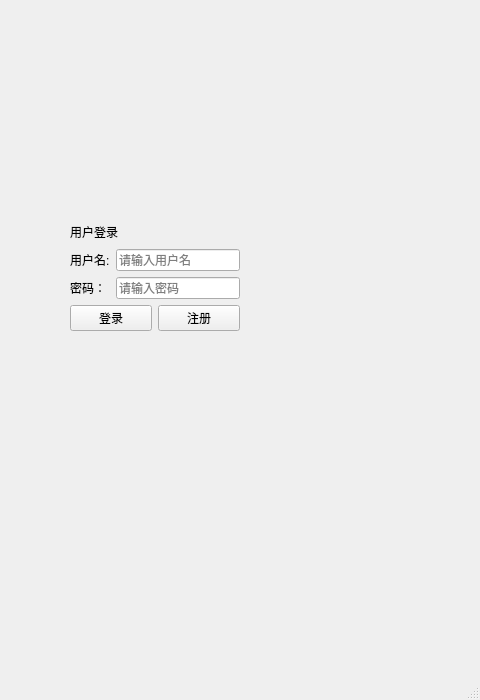
<?xml version="1.0" encoding="UTF-8"?>
<ui version="4.0">
 <class>MainWindow</class>
 <widget class="QMainWindow" name="MainWindow">
  <property name="geometry">
   <rect>
    <x>0</x>
    <y>0</y>
    <width>480</width>
    <height>700</height>
   </rect>
  </property>
  <property name="windowTitle">
   <string>MainWindow</string>
  </property>
  <widget class="QWidget" name="centralwidget">
   <widget class="QWidget" name="layoutWidget">
    <property name="geometry">
     <rect>
      <x>70</x>
      <y>220</y>
      <width>170</width>
      <height>111</height>
     </rect>
    </property>
    <layout class="QVBoxLayout" name="verticalLayout">
     <item>
      <widget class="QLabel" name="label_3">
       <property name="text">
        <string>用户登录</string>
       </property>
      </widget>
     </item>
     <item>
      <layout class="QHBoxLayout" name="horizontalLayout_3">
       <item>
        <widget class="QLabel" name="label_2">
         <property name="text">
          <string>用户名:</string>
         </property>
        </widget>
       </item>
       <item>
        <widget class="QLineEdit" name="usernameLineEdit">
         <property name="placeholderText">
          <string>请输入用户名</string>
         </property>
        </widget>
       </item>
      </layout>
     </item>
     <item>
      <layout class="QHBoxLayout" name="horizontalLayout_2">
       <item>
        <widget class="QLabel" name="label">
         <property name="text">
          <string>密码： </string>
         </property>
        </widget>
       </item>
       <item>
        <widget class="QLineEdit" name="password">
         <property name="placeholderText">
          <string>请输入密码</string>
         </property>
        </widget>
       </item>
      </layout>
     </item>
     <item>
      <layout class="QHBoxLayout" name="horizontalLayout">
       <item>
        <widget class="QPushButton" name="loginButton">
         <property name="text">
          <string>登录</string>
         </property>
        </widget>
       </item>
       <item>
        <widget class="QPushButton" name="registerButton">
         <property name="text">
          <string>注册</string>
         </property>
        </widget>
       </item>
      </layout>
     </item>
    </layout>
   </widget>
  </widget>
  <widget class="QStatusBar" name="statusbar"/>
 </widget>
 <resources/>
 <connections/>
</ui>
